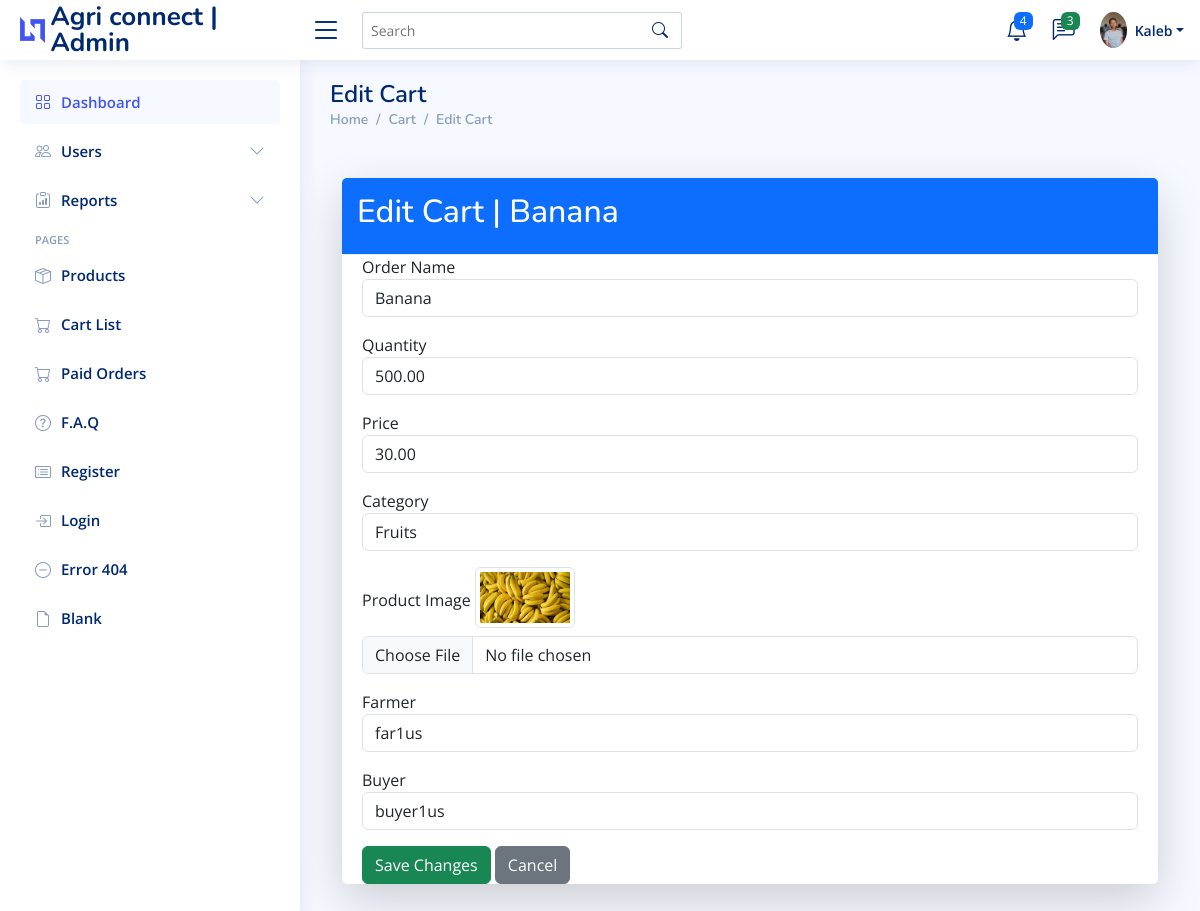
The app's page /dashboard/cart/edit/4/ (signed in) with its own data.
### app/models.py (models this page shows, shortened)
class Cart(models.Model):
    product_id = models.CharField(max_length=15, unique=True, editable=False)
    order_name = models.CharField(max_length=200)
    order_quantity = models.DecimalField(max_digits=10, decimal_places=2, default=0.00)
    order_price = models.DecimalField(max_digits=10, decimal_places=2, default=0.00)
    order_image = models.ImageField(upload_to='products/', null=True, blank=True)
    order_category =models.CharField(max_length=20)
    total_price = models.DecimalField(max_digits=10, decimal_places=2, default=0.00)
    created_at = models.DateTimeField()
    ordered_at = models.DateTimeField()
    farmer = models.ForeignKey(
        settings.AUTH_USER_MODEL,
        related_name='farmer_order',
        on_delete=models.SET_NULL,
        null=True,
        blank=True,
        limit_choices_to={'role': 'farmer'}
    )
    buyer = models.ForeignKey(
        settings.AUTH_USER_MODEL,
        related_name='buyer_order',
        on_delete=models.SET_NULL,
        null=True,
        blank=True,
        limit_choices_to={'role': 'buyer'}
    )

class CustomUser(AbstractUser):
    STATUS = (
        ('farmer', 'Farmer'),
        ('buyer', 'Buyer'),
    )
    REGIONS = (
        ('Addis Ababa', 'Addis Ababa'),
        ('Afar', 'Afar'),
        ('Amhara', 'Amhara'),
        ('Benishangul-Gumuz', 'Benishangul-Gumuz'),
        ('Dire Dawa', 'Dire Dawa'),
        ('Gambela', 'Gambela'),
        ('Harari', 'Harari'),
        ('Oromia', 'Oromia'),
        ('Sidama', 'Sidama'),
        ('SNNP', 'SNNP'),
        ('Somali', 'Somali'),
        ('Tigray', 'Tigray'),
    )
    email = models.EmailField(unique=True)
    role = models.CharField("Role", max_length=100, choices=STATUS, default='none', blank=True)
    first_name = models.CharField(max_length=100)
    last_name = models.CharField(max_length=100)
    region = models.CharField(max_length=100, choices=REGIONS)
    zone = models.CharField(max_length=100)
    phone = models.CharField(max_length=20)
    is_activated = models.BooleanField(default=False)
    is_agreed = models.BooleanField(default=True)

### app/views.py (the view, shortened to what this page needs)
# urls.py: path('dashboard/cart/edit/<int:cart_id>/', views.edit_cart, name='edit_cart'),
@login_required
def edit_cart(request, cart_id):
    cart = get_object_or_404(Cart, id=cart_id)
    cart_names = Cart.objects.values_list('order_name', flat=True).distinct()  # Fix field name to match model
    farmers = CustomUser.objects.filter(role='farmer')  # Fetch farmers based on their role
    buyers = CustomUser.objects.filter(role='buyer')  # Fetch buyers based on their role
    return render(request, 'dashboard/edit_cart.html', {
        'cart': cart,
        'cart_names': cart_names,
        'farmers': farmers,
        'buyers': buyers,
    })

### app/templates/dashboard/edit_cart.html (shortened to what this page needs)
{% extends 'dashboard/include/navbar.html' %}
{% block content %}
{% load static %}
<div class="pagetitle">
    <h1>Edit Cart</h1>
    <nav>
        <ol class="breadcrumb">
            <li class="breadcrumb-item"><a href="{% url 'admin_dashboard' %}">Home</a></li>
            <li class="breadcrumb-item"><a href="{% url 'cart_list' %}">Cart</a></li>
            <li class="breadcrumb-item active"><a href="#">Edit Cart</a></li>
        </ol>
    </nav>
</div>
<div class="container mt-5">
    <div class="card shadow-lg rounded-lg">
        <div class="card-header bg-primary text-white">
            <h2>Edit Cart | {{ cart.order_name }}</h2>
        </div>
        <div class="card-body pb-0">
            <form method="POST" enctype="multipart/form-data">
                <div class="mb-3">
                    <label for="order_name">Order Name</label>
                    <input type="text" name="order_name" value="{{ cart.order_name }}" class="form-control">
                </div>
                <div class="mb-3">
                    <label for="order_quantity">Quantity</label>
                    <input type="number" name="order_quantity" value="{{ cart.order_quantity }}" step="0.01" class="form-control">
                </div>
                <div class="mb-3">
                    <label for="order_price">Price</label>
                    <input type="number" name="order_price" value="{{ cart.order_price }}" step="0.01" class="form-control">
                </div>
                <div class="mb-3">
                    <label for="order_category">Category</label>
                    <input type="text" name="order_category" value="{{ cart.order_category }}" class="form-control">
                </div>
                <div class="mb-3">
                    <label for="order_image">Product Image</label>
                    {% if cart.order_image %}
                        <img src="{{ cart.order_image.url }}" alt="Image" class="img-thumbnail mb-2" style="max-width: 100px;">
                    {% endif %}
                    <input type="file" name="order_image" class="form-control">
                </div>
                <div class="mb-3">
                    <label for="farmer_id">Farmer</label>
                    <select name="farmer_id" class="form-control">
                        {% for farmer in farmers %}
                            <option value="{{ farmer.id }}" {% if farmer.id == cart.farmer.id %}selected{% endif %}>{{ farmer.username }}</option>
                        {% endfor %}
                    </select>
                </div>
                <div class="mb-3">
                    <label for="buyer_id">Buyer</label>
                    <select name="buyer_id" class="form-control">
                        {% for buyer in buyers %}
                            <option value="{{ buyer.id }}" {% if buyer.id == cart.buyer.id %}selected{% endif %}>{{ buyer.username }}</option>
                        {% endfor %}
                    </select>
                </div>
                <button type="submit" class="btn btn-success">Save Changes</button>
                <a href="{% url 'cart_list' %}" class="btn btn-secondary">Cancel</a>
            </form>
        </div>
    </div>
</div>
{% endblock %}

### static/assets/css/style.css (style rules this page uses)
:root { scroll-behavior: smooth; }
body { font-family: "Open Sans", sans-serif; background: #f6f9ff; color: #444444; }
a { color: #4154f1; text-decoration: none; }
h1, h2, h3, h4, h5, h6 { font-family: "Nunito", sans-serif; }
.pagetitle { margin-bottom: 10px; }
.pagetitle h1 { font-size: 24px; margin-bottom: 0; font-weight: 600; color: #012970; }
.card { margin-bottom: 30px; border: none; border-radius: 5px; box-shadow: 0px 0 30px rgba(1, 41, 112, 0.1); }
.card-header, .card-footer { border-color: #ebeef4; background-color: #fff; color: #798eb3; padding: 15px; }
.card-body { padding: 0 20px 20px 20px; }
.breadcrumb { font-size: 14px; font-family: "Nunito", sans-serif; color: #899bbd; font-weight: 600; }
.breadcrumb a { color: #899bbd; transition: 0.3s; }
.breadcrumb .breadcrumb-item::before { color: #899bbd; }
.breadcrumb .active { color: #51678f; font-weight: 600; }

### records on screen
Cart: order_name "Banana", order_quantity "500.00", order_price "30.00", order_category "Fruits", order_image (picture), farmer_id "far1us", buyer_id "buyer1us"
